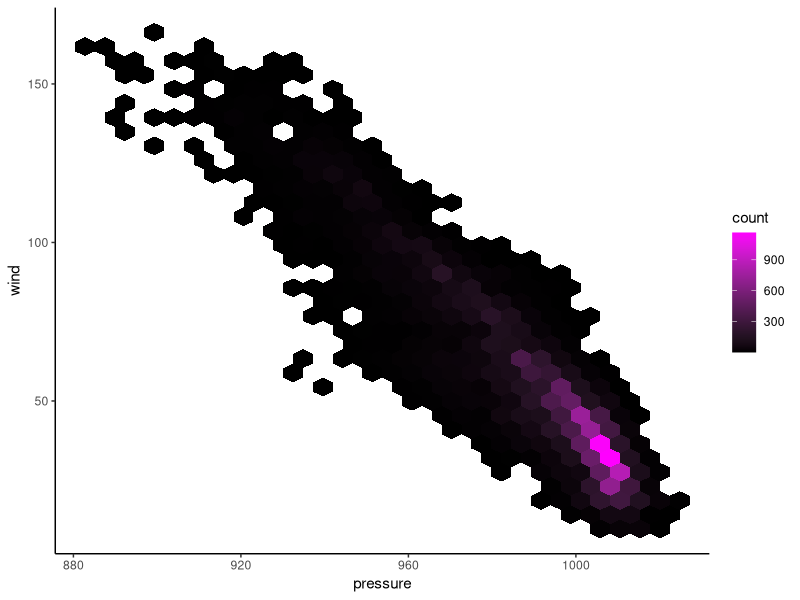

Write R code to recreate this figure.
## ---- chunk 1
knitr::opts_chunk$set(echo = TRUE)
library(tidyverse)
## ---- chunk 2
ggplot(data = storms, aes(x = pressure, y = wind)) +
  geom_hex() +
  scale_fill_gradient(low = "black", high = "magenta") +
  theme_classic()
